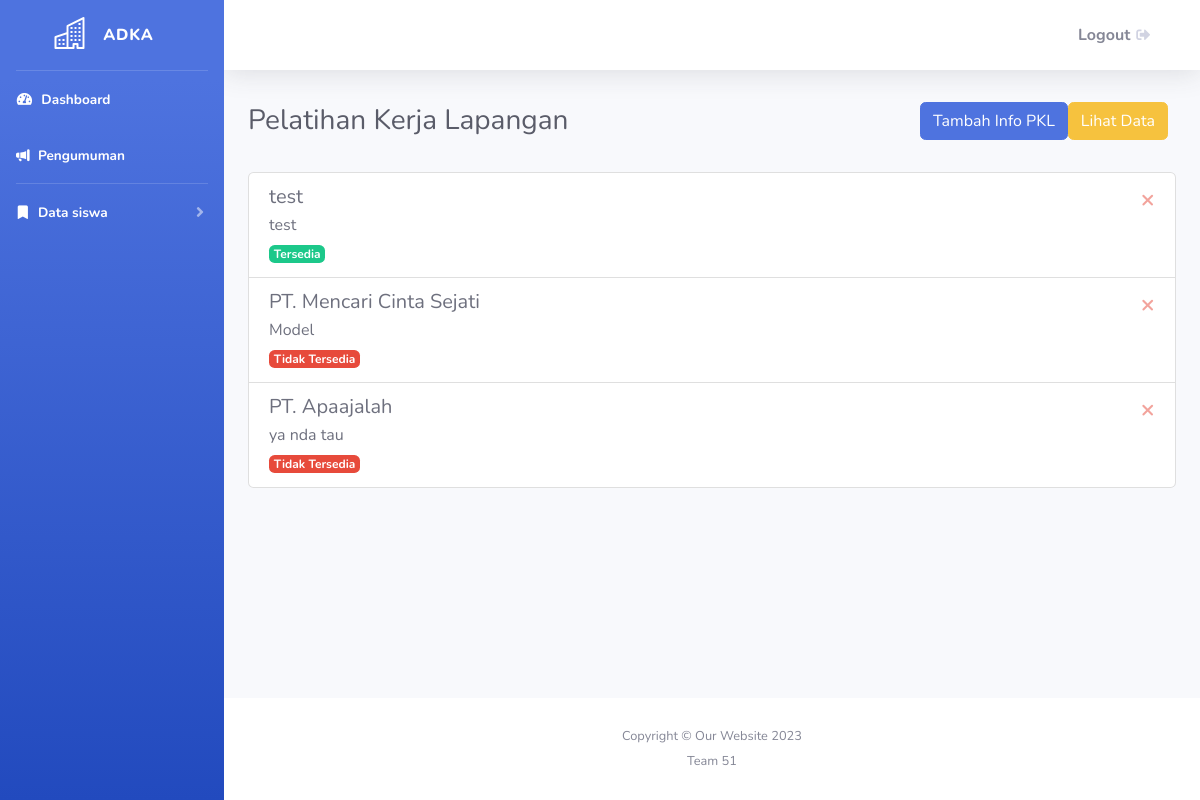
Screenshot of /public/Pkl (signed in) with the database file from the repository.
### tables this page shows
CREATE TABLE `tbl_sas_pkl` (
  `id_info` int(11) NOT NULL,
  `id_admin` int(11) NOT NULL,
  `title_info` varchar(50) NOT NULL,
  `deks_info` varchar(50) NOT NULL,
  `jml_pendaftar` int(11) NOT NULL,
  `created_by` int(11) NOT NULL,
  `created_at` timestamp NOT NULL DEFAULT current_timestamp()
);

### app/core/Controller.php (called while the page is built, shortened)
<?php
class Controller {
    public function view($view, $data = [])
    {
        require_once '../app/views/' . $view . '.php';
    }
    public function model($model)
    {
        return new $model;
    }
}

### app/controllers/Pkl.php (called while the page is built, shortened)
<?php
class Pkl extends Controller {
    public function index()
    {
        $data['judul'] = 'Pelatihan Kerja Lapangan';
        $data['nama'] = $this->model('User_model')->getUser();
        $data['pkl'] = $this->model('Pkl_model')->getPkl();
        $idInfo = !empty($data['pkl']) ? $data['pkl'][0]['id_info'] : null;
        $data['jumlahPendaftar'] = $this->model('Pkl_model')->countPendaftar($idInfo);
        $this->view('pkl/index', $data);
    }
}

### app/core/App.php (called while the page is built, shortened)
<?php
class App {
    protected $method = 'index';
    protected $params = [];
    public function __construct()
    {
        $this->controller = new $this->controller;
        call_user_func_array([$this->controller, $this->method], $this->params);
    }
}

### public/index.php (called while the page is built, shortened)
<?php
$app = new App();
?>

### app/core/Database.php (called while the page is built, shortened)
<?php
class Database {
    private $host = DB_HOST;
    private $user = DB_USER;
    private $pass = DB_PASS;
    private $db_name = DB_NAME;
    private $dbh;
    private $stmt;
    public function __construct()
    {
        $dsn = 'mysql:host=' . $this->host . ';dbname=' . $this->db_name;
        $option = [
            PDO::ATTR_PERSISTENT => true,
            PDO::ATTR_ERRMODE => PDO::ERRMODE_EXCEPTION
        ];
        try {
            $this->dbh = new PDO($dsn, $this->user, $this->pass, $option);
        } catch(PDOException $e) {
            die($e->getMessage());
        }
    }
    public function query($query)
    {
        $this->stmt = $this->dbh->prepare($query);
    }
    public function bind($param, $value, $type = null)
    {
        if( is_null($type) ) {
            switch( true ) {
                case is_int($value) :
                    $type = PDO::PARAM_INT;
                    break;
            }
        }
        $this->stmt->bindValue($param, $value, $type);
    }
    public function execute()
    {
        $this->stmt->execute();
    }
    public function resultSet()
    {
        $this->execute();
        return $this->stmt->fetchAll(PDO::FETCH_ASSOC);
    }
}

### app/models/Pkl_model.php (called while the page is built, shortened)
<?php
class pkl_model {
    private $table = 'tbl_sas_pkl';
    private $db;
    public function __construct()
    {
        $this->db = new Database;
    }
    public function getPkl() {
        $this->db->query('SELECT * FROM ' . $this->table);
        return $this->db->resultSet();
    }
    public function countPendaftar($id)
    {
        $query = "SELECT COUNT(*) as total FROM `tbl_pkl_daftar` WHERE id_info = :id_info";
        $this->db->query($query);
        $this->db->bind('id_info', $id);
        $this->db->execute();
        return $this->db->single()['total'];
    }
}
?>

### app/views/pkl/index.php (the view, shortened to what this page needs)
<div class="container-fluid">
    <div class="d-sm-flex align-items-center justify-content-between mb-4">
        <h1 class="h3 mb-0 text-gray-800">Pelatihan Kerja Lapangan</h1>
        <div class="d-inline-flex p-2">
            <?php if (isset($_SESSION['email'])) :?>
                <button type="button" class="btn btn-primary" data-toggle="modal" data-target="#exampleModal">
                    Tambah Info PKL
                </button>
            <?php endif;?>
            <?php if (isset($_SESSION['email']) && !empty($data['pkl'])) : ?>
                <?php $firstPkl = $data['pkl'][0]; ?>
                <?php if (isset($firstPkl['id_info'])) : ?>
                    <button type="button" onclick="lihatData()" class="btn btn-warning" id="downloadButton">
                        Lihat Data
                    </button>
                <?php endif; ?>
        <?php endif; ?>
        </div>
    </div>
    <div class="list-group mt-4">
        <?php foreach ($data['pkl'] as $pkl) : ?>
            <?php if ($pkl['jumlahPendaftar'] < $pkl['jml_pendaftar']) : ?>
                <a href="<?= isset($_SESSION['siswa']) ? BASEURL . "/pkl/daftar/" . $pkl['id_info'] : '#' ?>" class="list-group-item list-group-item-action flex-column align-items-start" ">
                    <div class="d-flex w-100 justify-content-between">
                        <h5 class="mb-1"><?= $pkl['title_info']; ?></h5>
                        <?php if (isset($_SESSION['email'])) : ?>
                            <button type="button" class="close text-danger" aria-label="Close" onclick="hapusData('<?= $pkl['id_info']; ?>')">
                                <span aria-hidden="true">&times;</span>
                            </button>
                        <?php endif; ?>
                    </div>
                    <p class="mb-1"><?= $pkl['deks_info']; ?></p>
                    <span class="badge badge-success">Tersedia</span>
                </a>
            <?php endif; ?>
        <?php endforeach; ?>
        <?php foreach ($data['pkl'] as $pkl) : ?>
            <?php if ($pkl['jumlahPendaftar'] >= $pkl['jml_pendaftar']) : ?>
                <a href="<?= isset($_SESSION['siswa']) ? BASEURL . "/pkl/daftar/" . $pkl['id_info'] : '#' ?>" class="list-group-item list-group-item-action flex-column align-items-start">
                    <div class="d-flex w-100 justify-content-between">
                        <h5 class="mb-1"><?= $pkl['title_info']; ?></h5>
                        <?php if (isset($_SESSION['email'])) : ?>
                            <button type="button" class="close text-danger" aria-label="Close" onclick="hapusData('<?= $pkl['id_info']; ?>')">
                                <span aria-hidden="true">&times;</span>
                            </button>
                        <?php endif; ?>
                    </div>
                    <p class="mb-1"><?= $pkl['deks_info']; ?></p>
                    <span class="badge badge-danger">Tidak Tersedia</span>
                </a>
            <?php endif; ?>
        <?php endforeach; ?>
    </div>
</div>

### rows the page displays
tbl_sas_pkl: title_info "test", deks_info "test"
tbl_sas_pkl: title_info "PT. Mencari Cinta Sejati", deks_info "Model"
tbl_sas_pkl: title_info "PT. Apaajalah", deks_info "ya nda tau"
